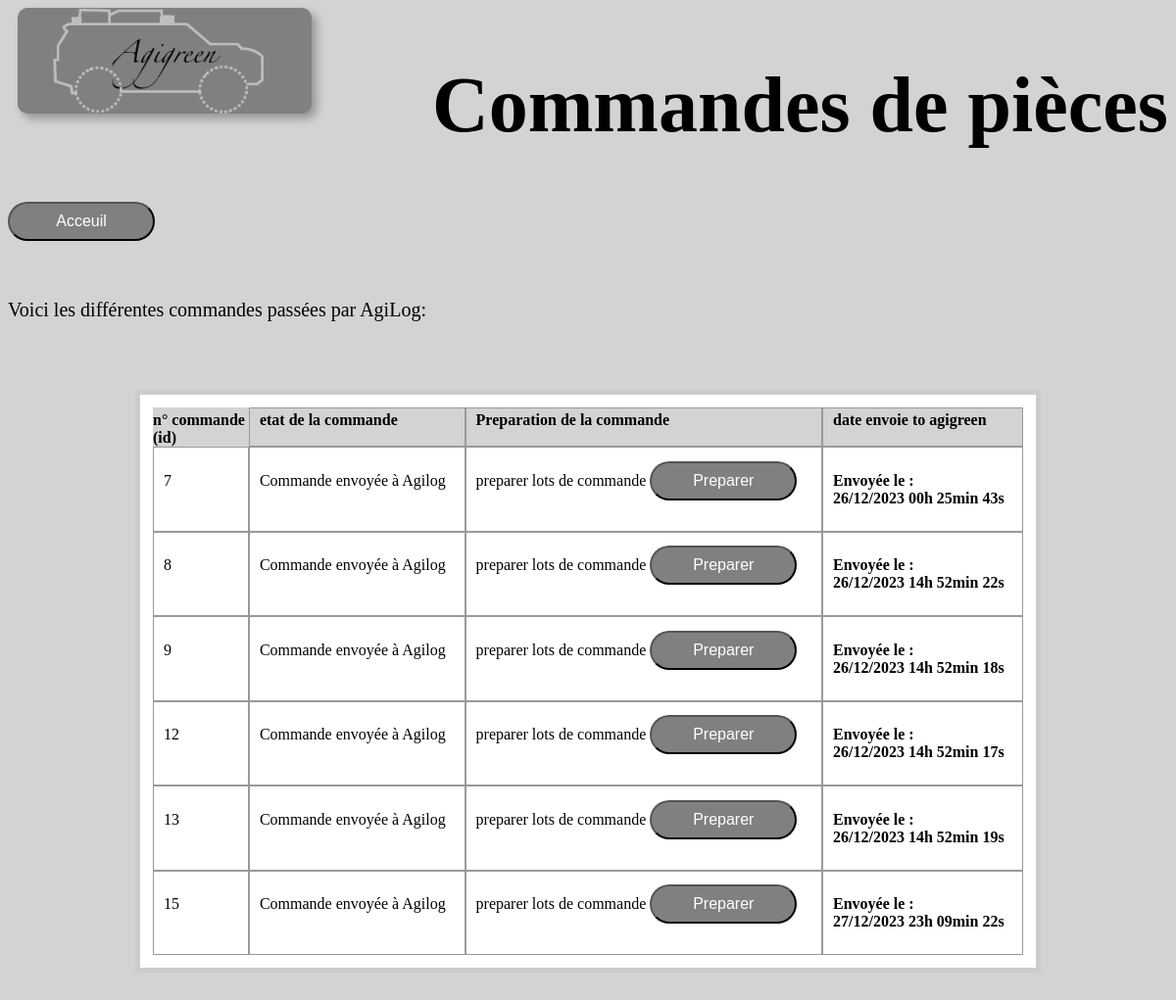
Screenshot of /agigreen with the database file from the repository.
### tables this page shows
CREATE TABLE "commande_agigreen" (
	"id"	INTEGER UNIQUE,
	"id_commande"	INTEGER,
	"etat_commande"	INTEGER,
	"date_expedition_agilog"	TEXT,
	"id_piece"	INTEGER,
	"quantiter"	INTEGER,
	PRIMARY KEY("id" AUTOINCREMENT)
);

### main.py (the view, shortened to what this page needs)
    @app.route("/agigreen", methods=["GET", "POST"])
    def agigreen():
        commandes = execute_sql("SELECT * from commande_agigreen GROUP BY id_commande")
        if request.method != "POST":
            return render_template("agigreen.html", commandes=commandes)

### main.py (called while the page is built)
def execute_sql(sql: str, parameters=(), bbd_path=BDD_PATH):
    con = lite.connect(bbd_path)
    con.row_factory = lite.Row
    cur = con.cursor()
    cur.execute(sql, parameters)  # par defaut `execute` parameters = ()
    table = cur.fetchall()
    con.close()
    return table

### templates/agigreen.html (shortened to what this page needs)
<!DOCTYPE html>
<html>
<head>
    <link rel='stylesheet' type='text/css' href='{{url_for("static", filename="styles.css")}}'>
</head>
<body>
    <div class="container">
        <img src="{{url_for('static', filename='LogoAgigreen.png')}}" class="image">
    </div>
    <h1 style="text-align:right;"> Commandes de pièces </h1 style="text-align:right;">
    <h4> <a href="{{url_for('index')}}"> <button>Acceuil</button> </a> </h4>
    <br>
    <p> Voici les différentes commandes passées par AgiLog:</p>
    <br>
    <div class='contenu'>
        <div class="lp_table">
            <div class="lp_entetes">
                <div class="lp_mini_entete">n° commande <br>(id)</div>
                <div class="lp_entete">etat de la commande</div>
                <div class="lp_entete">Preparation de la commande</div>
                <div class="lp_entete">date envoie to agigreen</div>
            </div>
            {% for ligne in commandes %}
            <div class="lp_ligne">
                <div class="lp_mini_cellule">{{ ligne["id_commande"] }}</div>
                <div class="lp_cellule">{{ ligne["etat_commande"] }}</div>
                <div class="lp_cellule">
                    <form method='post' action='{{ url_for("preparer_commande_agigreen") }}'>
                        <div class="menuderoulantmini">
                            <label id="minimenu">preparer lots de commande</label>
                            <input type='submit' value='Preparer' class="submitbtnmini">
                        </div>
                    </form>
                </div>
                <div class="lp_cellule">
                    {% if ligne["date_expedition_agilog"] == None %}
                    <form method='post' action='{{ url_for("agigreen") }}'>
                        <div class='menuderoulantmini'>
                            <input type='hidden' name='envoi_agilog_id_cmd' value='{{ ligne["id_commande"] }}'>
                            <label id="minimenu">Commande Envoyés a Agilog</label>
                            <input type='submit' value='Envoyée' class="submitbtnmini">
                        </div>
                    </form>
                    {% else %}
                    <h4> Envoyée le :<br>{{ ligne["date_expedition_agilog"] }}</h4>
                    {% endif %}
                </div>
            </div>
            {% endfor %}
        </div>
    </div>
</body>
</html>

### static/styles.css (style rules this page uses)
body { background-color: lightgrey; transition: opacity 1s ease-in-out; }
h1 { color: black; font-size: 80px; }
p { font-size: 20px; color: black; }
button { width: 150px; height: 40px; font-size: 16px; color: white; background-color: grey; border-radius: 20px; transition: transform 0.3s ease; }
input { width: 150px; height: 40px; font-size: 16px; color: white; background-color: grey; border-radius: 20px; transition: transform 0.3s ease; }
.image { position: absolute; top: 0; left: 10px; width: 300px; box-shadow: 5px 5px 10px rgba(0, 0, 0, 0.3); background-color: grey; border-radius: 10px; }
.container { position: relative; display: flex; flex-direction: column; }
.contenu { margin: 2em auto; width: 75%; border: 5px solid #ccc; padding: 0.8em; background: white; }
.lp_table { display: table; width: 100%; }
.lp_entetes { display: table-header-group; background-color: lightgrey; font-weight: bold; }
.lp_ligne { display: table-row; }
.lp_entete, .lp_cellule { display: table-cell; padding: 3px 10px; border: 1px solid #999999; }
.lp_mini_cellule { display: table-cell; padding: 3px 10px; border: 1px solid #999999; max-width: 30px; }

### rows the page displays
commande_agigreen: id_commande "7", etat_commande "Commande envoyée à Agilog", date_expedition_agilog "26/12/2023 00h 25min 43s"
commande_agigreen: id_commande "8", etat_commande "Commande envoyée à Agilog", date_expedition_agilog "26/12/2023 14h 52min 22s"
commande_agigreen: id_commande "9", etat_commande "Commande envoyée à Agilog", date_expedition_agilog "26/12/2023 14h 52min 18s"
commande_agigreen: id_commande "12", etat_commande "Commande envoyée à Agilog", date_expedition_agilog "26/12/2023 14h 52min 17s"
commande_agigreen: id_commande "13", etat_commande "Commande envoyée à Agilog", date_expedition_agilog "26/12/2023 14h 52min 19s"
commande_agigreen: id_commande "15", etat_commande "Commande envoyée à Agilog", date_expedition_agilog "27/12/2023 23h 09min 22s"
